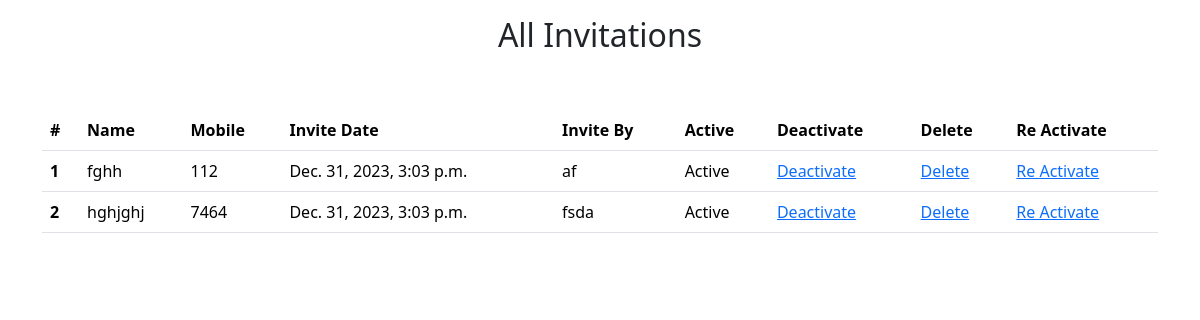
The app's page /AllRecords/ with its own data.
### red/models.py (models this page shows, shortened)
class FormModel(models.Model):
    name = models.CharField(max_length=50)
    phone = models.CharField(max_length=15, unique=True)
    adult = models.IntegerField()
    child = models.IntegerField()
    kid = models.IntegerField()
    img = models.FileField(blank=True, null=True)
    invite_date = models.DateTimeField(auto_now_add=True)
    is_active = models.BooleanField(default=True)
    invite_by = models.CharField(max_length=50)

### red/views.py (the view)
# urls.py: path('AllRecords/', views.CheckInvitations, name="checkinvite"),
def CheckInvitations(request):
    data = FormModel.objects.all()
    context = {'data': data}
    return render(request, 'redcar/record.html', context)

### red/templates/redcar/record.html (shortened to what this page needs)
<!doctype html>
<html lang="en">
  <head>
    <link href="https://cdn.jsdelivr.net/npm/bootstrap@5.3.2/dist/css/bootstrap.min.css" rel="stylesheet">
  </head>
  <body>
    <div class="container">
        <div class="conatiner" style="display: flex; justify-content: space-around;">
            <h2 class="text-center mt-3">All Invitations</h2>
        </div>
        <table class="table mt-5">
            <thead>
              <tr>
                <th scope="col">#</th>
                <th scope="col">Name</th>
                <th scope="col">Mobile</th>
                <th scope="col">Invite Date</th>
                <th scope="col">Invite By</th>
                <th scope="col">Active</th>
                <th scope="col">Deactivate</th>
                <th scope="col">Delete</th>
                <th scope="col">Re Activate</th>
              </tr>
            </thead>
            <tbody>
                {% for i in data %}
              <tr>
                <th scope="row">{{forloop.counter}}</th>
                <td>{{i.name}}</td>
                <td>{{i.phone}}</td>
                <td>{{i.invite_date}}</td>
                <td>{{i.invite_by}}</td>
                {% if i.is_active %}
                <td>Active</td>
                {% else %}
                <td>Not Active</td>
                {% endif %}
                <td><a href="https://redcarpet.codingindia.co.in/HandleQRCode/{{i.phone}}/">Deactivate</a></td>
                <td><a href="{% url 'remove_qr_code' i.phone %}" onclick="return confirm('Name: {{i.name}} \nPhone: {{i.phone}} \nAdult: {{i.adult}} \nChild: {{i.child}} \nKid: {{i.kid}} \nAre You Sure to Delete this Record?')">Delete</a></td>
                <td><a href="{% url 'activate_qr_code' i.phone %}" onclick="return confirm('Name: {{i.name}} \nPhone: {{i.phone}} \nAdult: {{i.adult}} \nChild: {{i.child}} \nKid: {{i.kid}} \nAre You Sure to Activate this QR?')">Re Activate</a></td>
              </tr>
                {% endfor %}
            </tbody>
          </table>
    </div>
  </body>
</html>

### records on screen
FormModel: name "fghh", phone "112", invite_date "Dec. 31, 2023, 3:03 p.m.", invite_by "af", is_active "Active"
FormModel: name "hghjghj", phone "7464", invite_date "Dec. 31, 2023, 3:03 p.m.", invite_by "fsda", is_active "Active"
